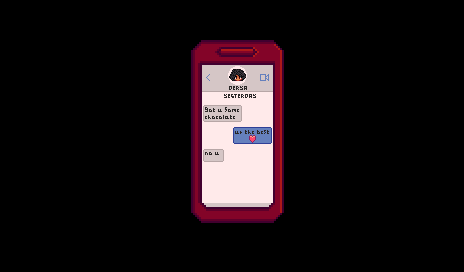

The image is a tile-based game level rendered from a .tmx file. Its description and complete source (layers, tilesets, objects, tile grids) follow:
An orthogonal 29x17 tile map with 16x16 px tiles, 4 tile layers (Back, Buildings, Paths, Front).

<map version="1.4" tiledversion="1.4.3" orientation="orthogonal" renderorder="right-down" width="29" height="17" tilewidth="16" tileheight="16" infinite="0" nextlayerid="9" nextobjectid="1">
 <tileset firstgid="1" name="zPhone_CG" tilewidth="16" tileheight="16" tilecount="2520" columns="28">
  <image source="zPhone_CG.png" width="448" height="1440" />
  <tile id="123">
   <animation>
    <frame tileid="123" duration="2000" />
    <frame tileid="543" duration="2000" />
    <frame tileid="963" duration="2000" />
    <frame tileid="1383" duration="2000" />
    <frame tileid="1803" duration="2000" />
    <frame tileid="2223" duration="2000" />
   </animation>
  </tile>
  <tile id="124">
   <animation>
    <frame tileid="124" duration="2000" />
    <frame tileid="544" duration="2000" />
    <frame tileid="964" duration="2000" />
    <frame tileid="1384" duration="2000" />
    <frame tileid="1804" duration="2000" />
    <frame tileid="2224" duration="2000" />
   </animation>
  </tile>
  <tile id="125">
   <animation>
    <frame tileid="125" duration="2000" />
    <frame tileid="545" duration="2000" />
    <frame tileid="965" duration="2000" />
    <frame tileid="1385" duration="2000" />
    <frame tileid="1805" duration="2000" />
    <frame tileid="2225" duration="2000" />
   </animation>
  </tile>
  <tile id="126">
   <animation>
    <frame tileid="126" duration="2000" />
    <frame tileid="546" duration="2000" />
    <frame tileid="966" duration="2000" />
    <frame tileid="1386" duration="2000" />
    <frame tileid="1806" duration="2000" />
    <frame tileid="2226" duration="2000" />
   </animation>
  </tile>
  <tile id="127">
   <animation>
    <frame tileid="127" duration="2000" />
    <frame tileid="547" duration="2000" />
    <frame tileid="967" duration="2000" />
    <frame tileid="1387" duration="2000" />
    <frame tileid="1807" duration="2000" />
    <frame tileid="2227" duration="2000" />
   </animation>
  </tile>
  <tile id="151">
   <animation>
    <frame tileid="151" duration="2000" />
    <frame tileid="571" duration="2000" />
    <frame tileid="991" duration="2000" />
    <frame tileid="1411" duration="2000" />
    <frame tileid="1831" duration="2000" />
    <frame tileid="2251" duration="2000" />
   </animation>
  </tile>
  <tile id="152">
   <animation>
    <frame tileid="152" duration="2000" />
    <frame tileid="572" duration="2000" />
    <frame tileid="992" duration="2000" />
    <frame tileid="1412" duration="2000" />
    <frame tileid="1832" duration="2000" />
    <frame tileid="2252" duration="2000" />
   </animation>
  </tile>
  <tile id="153">
   <animation>
    <frame tileid="153" duration="2000" />
    <frame tileid="573" duration="2000" />
    <frame tileid="993" duration="2000" />
    <frame tileid="1413" duration="2000" />
    <frame tileid="1833" duration="2000" />
    <frame tileid="2253" duration="2000" />
   </animation>
  </tile>
  <tile id="154">
   <animation>
    <frame tileid="154" duration="2000" />
    <frame tileid="574" duration="2000" />
    <frame tileid="994" duration="2000" />
    <frame tileid="1414" duration="2000" />
    <frame tileid="1834" duration="2000" />
    <frame tileid="2254" duration="2000" />
   </animation>
  </tile>
  <tile id="155">
   <animation>
    <frame tileid="155" duration="2000" />
    <frame tileid="575" duration="2000" />
    <frame tileid="995" duration="2000" />
    <frame tileid="1415" duration="2000" />
    <frame tileid="1835" duration="2000" />
    <frame tileid="2255" duration="2000" />
   </animation>
  </tile>
  <tile id="179">
   <animation>
    <frame tileid="179" duration="2000" />
    <frame tileid="599" duration="2000" />
    <frame tileid="1019" duration="2000" />
    <frame tileid="1439" duration="2000" />
    <frame tileid="1859" duration="2000" />
    <frame tileid="2279" duration="2000" />
   </animation>
  </tile>
  <tile id="180">
   <animation>
    <frame tileid="180" duration="2000" />
    <frame tileid="600" duration="2000" />
    <frame tileid="1020" duration="2000" />
    <frame tileid="1440" duration="2000" />
    <frame tileid="1860" duration="2000" />
    <frame tileid="2280" duration="2000" />
   </animation>
  </tile>
  <tile id="181">
   <animation>
    <frame tileid="181" duration="2000" />
    <frame tileid="601" duration="2000" />
    <frame tileid="1021" duration="2000" />
    <frame tileid="1441" duration="2000" />
    <frame tileid="1861" duration="2000" />
    <frame tileid="2281" duration="2000" />
   </animation>
  </tile>
  <tile id="182">
   <animation>
    <frame tileid="182" duration="2000" />
    <frame tileid="602" duration="2000" />
    <frame tileid="1022" duration="2000" />
    <frame tileid="1442" duration="2000" />
    <frame tileid="1862" duration="2000" />
    <frame tileid="2282" duration="2000" />
   </animation>
  </tile>
  <tile id="183">
   <animation>
    <frame tileid="183" duration="2000" />
    <frame tileid="603" duration="2000" />
    <frame tileid="1023" duration="2000" />
    <frame tileid="1443" duration="2000" />
    <frame tileid="1863" duration="2000" />
    <frame tileid="2283" duration="2000" />
   </animation>
  </tile>
  <tile id="207">
   <animation>
    <frame tileid="207" duration="2000" />
    <frame tileid="627" duration="2000" />
    <frame tileid="1047" duration="2000" />
    <frame tileid="1467" duration="2000" />
    <frame tileid="1887" duration="2000" />
    <frame tileid="2307" duration="2000" />
   </animation>
  </tile>
  <tile id="208">
   <animation>
    <frame tileid="208" duration="2000" />
    <frame tileid="628" duration="2000" />
    <frame tileid="1048" duration="2000" />
    <frame tileid="1468" duration="2000" />
    <frame tileid="1888" duration="2000" />
    <frame tileid="2308" duration="2000" />
   </animation>
  </tile>
  <tile id="209">
   <animation>
    <frame tileid="209" duration="2000" />
    <frame tileid="629" duration="2000" />
    <frame tileid="1049" duration="2000" />
    <frame tileid="1469" duration="2000" />
    <frame tileid="1889" duration="2000" />
    <frame tileid="2309" duration="2000" />
   </animation>
  </tile>
  <tile id="210">
   <animation>
    <frame tileid="210" duration="2000" />
    <frame tileid="630" duration="2000" />
    <frame tileid="1050" duration="2000" />
    <frame tileid="1470" duration="2000" />
    <frame tileid="1890" duration="2000" />
    <frame tileid="2310" duration="2000" />
   </animation>
  </tile>
  <tile id="211">
   <animation>
    <frame tileid="211" duration="2000" />
    <frame tileid="631" duration="2000" />
    <frame tileid="1051" duration="2000" />
    <frame tileid="1471" duration="2000" />
    <frame tileid="1891" duration="2000" />
    <frame tileid="2311" duration="2000" />
   </animation>
  </tile>
  <tile id="235">
   <animation>
    <frame tileid="235" duration="2000" />
    <frame tileid="655" duration="2000" />
    <frame tileid="1075" duration="2000" />
    <frame tileid="1495" duration="2000" />
    <frame tileid="1915" duration="2000" />
    <frame tileid="2335" duration="2000" />
   </animation>
  </tile>
  <tile id="236">
   <animation>
    <frame tileid="236" duration="2000" />
    <frame tileid="656" duration="2000" />
    <frame tileid="1076" duration="2000" />
    <frame tileid="1496" duration="2000" />
    <frame tileid="1916" duration="2000" />
    <frame tileid="2336" duration="2000" />
   </animation>
  </tile>
  <tile id="237">
   <animation>
    <frame tileid="237" duration="2000" />
    <frame tileid="657" duration="2000" />
    <frame tileid="1077" duration="2000" />
    <frame tileid="1497" duration="2000" />
    <frame tileid="1917" duration="2000" />
    <frame tileid="2337" duration="2000" />
   </animation>
  </tile>
  <tile id="238">
   <animation>
    <frame tileid="238" duration="2000" />
    <frame tileid="658" duration="2000" />
    <frame tileid="1078" duration="2000" />
    <frame tileid="1498" duration="2000" />
    <frame tileid="1918" duration="2000" />
    <frame tileid="2338" duration="2000" />
   </animation>
  </tile>
  <tile id="239">
   <animation>
    <frame tileid="239" duration="2000" />
    <frame tileid="659" duration="2000" />
    <frame tileid="1079" duration="2000" />
    <frame tileid="1499" duration="2000" />
    <frame tileid="1919" duration="2000" />
    <frame tileid="2339" duration="2000" />
   </animation>
  </tile>
  <tile id="263">
   <animation>
    <frame tileid="263" duration="2000" />
    <frame tileid="683" duration="2000" />
    <frame tileid="1103" duration="2000" />
    <frame tileid="1523" duration="2000" />
    <frame tileid="1943" duration="2000" />
    <frame tileid="2363" duration="2000" />
   </animation>
  </tile>
  <tile id="264">
   <animation>
    <frame tileid="264" duration="2000" />
    <frame tileid="684" duration="2000" />
    <frame tileid="1104" duration="2000" />
    <frame tileid="1524" duration="2000" />
    <frame tileid="1944" duration="2000" />
    <frame tileid="2364" duration="2000" />
   </animation>
  </tile>
  <tile id="265">
   <animation>
    <frame tileid="265" duration="2000" />
    <frame tileid="685" duration="2000" />
    <frame tileid="1105" duration="2000" />
    <frame tileid="1525" duration="2000" />
    <frame tileid="1945" duration="2000" />
    <frame tileid="2365" duration="2000" />
   </animation>
  </tile>
  <tile id="266">
   <animation>
    <frame tileid="266" duration="2000" />
    <frame tileid="686" duration="2000" />
    <frame tileid="1106" duration="2000" />
    <frame tileid="1526" duration="2000" />
    <frame tileid="1946" duration="2000" />
    <frame tileid="2366" duration="2000" />
   </animation>
  </tile>
  <tile id="267">
   <animation>
    <frame tileid="267" duration="2000" />
    <frame tileid="687" duration="2000" />
    <frame tileid="1107" duration="2000" />
    <frame tileid="1527" duration="2000" />
    <frame tileid="1947" duration="2000" />
    <frame tileid="2367" duration="2000" />
   </animation>
  </tile>
  <tile id="291">
   <animation>
    <frame tileid="291" duration="2000" />
    <frame tileid="711" duration="2000" />
    <frame tileid="1131" duration="2000" />
    <frame tileid="1551" duration="2000" />
    <frame tileid="1971" duration="2000" />
    <frame tileid="2391" duration="2000" />
   </animation>
  </tile>
  <tile id="292">
   <animation>
    <frame tileid="292" duration="2000" />
    <frame tileid="712" duration="2000" />
    <frame tileid="1132" duration="2000" />
    <frame tileid="1552" duration="2000" />
    <frame tileid="1972" duration="2000" />
    <frame tileid="2392" duration="2000" />
   </animation>
  </tile>
  <tile id="293">
   <animation>
    <frame tileid="293" duration="2000" />
    <frame tileid="713" duration="2000" />
    <frame tileid="1133" duration="2000" />
    <frame tileid="1553" duration="2000" />
    <frame tileid="1973" duration="2000" />
    <frame tileid="2393" duration="2000" />
   </animation>
  </tile>
  <tile id="294">
   <animation>
    <frame tileid="294" duration="2000" />
    <frame tileid="714" duration="2000" />
    <frame tileid="1134" duration="2000" />
    <frame tileid="1554" duration="2000" />
    <frame tileid="1974" duration="2000" />
    <frame tileid="2394" duration="2000" />
   </animation>
  </tile>
  <tile id="295">
   <animation>
    <frame tileid="295" duration="2000" />
    <frame tileid="715" duration="2000" />
    <frame tileid="1135" duration="2000" />
    <frame tileid="1555" duration="2000" />
    <frame tileid="1975" duration="2000" />
    <frame tileid="2395" duration="2000" />
   </animation>
  </tile>
  <tile id="319">
   <animation>
    <frame tileid="319" duration="2000" />
    <frame tileid="739" duration="2000" />
    <frame tileid="1159" duration="2000" />
    <frame tileid="1579" duration="2000" />
    <frame tileid="1999" duration="2000" />
    <frame tileid="2419" duration="2000" />
   </animation>
  </tile>
  <tile id="320">
   <animation>
    <frame tileid="320" duration="2000" />
    <frame tileid="740" duration="2000" />
    <frame tileid="1160" duration="2000" />
    <frame tileid="1580" duration="2000" />
    <frame tileid="2000" duration="2000" />
    <frame tileid="2420" duration="2000" />
   </animation>
  </tile>
  <tile id="321">
   <animation>
    <frame tileid="321" duration="2000" />
    <frame tileid="741" duration="2000" />
    <frame tileid="1161" duration="2000" />
    <frame tileid="1581" duration="2000" />
    <frame tileid="2001" duration="2000" />
    <frame tileid="2421" duration="2000" />
   </animation>
  </tile>
  <tile id="322">
   <animation>
    <frame tileid="322" duration="2000" />
    <frame tileid="742" duration="2000" />
    <frame tileid="1162" duration="2000" />
    <frame tileid="1582" duration="2000" />
    <frame tileid="2002" duration="2000" />
    <frame tileid="2422" duration="2000" />
   </animation>
  </tile>
  <tile id="323">
   <animation>
    <frame tileid="323" duration="2000" />
    <frame tileid="743" duration="2000" />
    <frame tileid="1163" duration="2000" />
    <frame tileid="1583" duration="2000" />
    <frame tileid="2003" duration="2000" />
    <frame tileid="2423" duration="2000" />
   </animation>
  </tile>
 </tileset>
 <layer id="1" name="Back" width="29" height="17">
  <data encoding="csv">
85,85,85,85,85,85,85,85,85,85,85,85,85,85,85,85,85,85,85,85,85,85,85,85,85,85,85,85,85,
85,1,2,3,4,5,6,7,8,9,10,11,12,13,14,15,16,17,18,19,20,21,22,23,24,25,85,27,28,
85,29,30,31,32,33,34,35,36,37,38,39,40,41,42,43,44,45,46,47,48,49,50,51,52,53,85,55,56,
85,57,58,59,60,61,62,63,64,65,66,67,68,69,70,71,72,73,74,75,76,77,78,79,80,81,85,83,84,
85,85,86,87,88,89,90,91,92,93,94,95,96,97,98,99,100,101,102,103,104,105,106,107,108,109,85,111,112,
85,113,114,115,116,117,118,119,120,121,122,123,124,125,126,127,128,129,130,131,132,133,134,135,136,137,85,139,140,
85,141,142,143,144,145,146,147,148,149,150,151,152,153,154,155,156,157,158,159,160,161,162,163,164,165,85,167,168,
85,169,170,171,172,173,174,175,176,177,178,179,180,181,182,183,184,185,186,187,188,189,190,191,192,193,85,195,196,
85,197,198,199,200,201,202,203,204,205,206,207,208,209,210,211,212,213,214,215,216,217,218,219,220,221,85,85,224,
85,225,226,227,228,229,230,231,232,233,234,235,236,237,238,239,240,241,242,243,244,245,246,247,248,249,250,85,252,
85,253,254,255,256,257,258,259,260,261,262,263,264,265,266,267,268,269,270,271,272,273,274,275,276,277,278,85,280,
85,281,282,283,284,285,286,287,288,289,290,291,292,293,294,295,296,297,298,299,300,301,302,303,304,305,306,85,308,
85,309,310,311,312,313,314,315,316,317,318,319,320,321,322,323,324,325,326,327,328,329,330,331,332,333,334,85,336,
85,85,338,339,340,341,342,343,344,345,346,347,348,349,350,351,352,353,354,355,356,357,358,359,360,361,362,85,85,
85,85,85,85,85,85,85,85,85,85,374,375,376,377,378,379,380,381,382,383,384,385,386,387,388,389,390,391,85,
85,85,85,85,396,397,398,399,400,85,85,85,85,85,85,85,85,85,410,411,412,413,414,415,416,417,418,419,85,
85,85,85,85,85,85,85,85,85,85,85,85,85,85,85,85,85,85,85,85,85,85,85,85,85,85,85,85,85
</data>
 </layer>
 <objectgroup id="2" name="Back" />
 <layer id="3" name="Buildings" width="29" height="17">
  <data encoding="csv">
0,0,0,0,0,0,0,0,0,0,0,0,0,0,0,0,0,0,0,0,0,0,0,0,0,0,0,0,0,
0,0,0,0,0,0,0,0,0,0,0,0,0,0,0,0,0,0,0,0,0,0,0,0,0,0,0,0,0,
0,0,0,0,0,0,0,0,0,0,0,0,0,0,0,0,0,0,0,0,0,0,0,0,0,0,0,0,0,
0,0,0,0,0,0,0,0,0,0,0,0,0,0,0,0,0,0,0,0,0,0,0,0,0,0,0,0,0,
0,0,0,0,0,0,0,0,0,0,0,0,0,0,0,0,0,0,0,0,0,0,0,0,0,0,0,0,0,
0,0,0,0,0,0,0,0,0,0,0,0,0,0,0,0,0,0,0,0,0,0,0,0,0,0,0,0,0,
0,0,0,0,0,0,0,0,0,0,0,0,0,0,0,0,0,0,0,0,0,0,0,0,0,0,0,0,0,
0,0,0,0,0,0,0,0,0,0,0,0,0,0,0,0,0,0,0,0,0,0,0,0,0,0,0,0,0,
0,0,0,0,0,0,0,0,0,0,0,0,0,0,0,0,0,0,0,0,0,0,0,0,0,0,0,0,0,
0,0,0,0,0,0,0,0,0,0,0,0,0,0,0,0,0,0,0,0,0,0,0,0,0,0,0,0,0,
0,0,0,0,0,0,0,0,0,0,0,0,0,0,0,0,0,0,0,0,0,0,0,0,0,0,0,0,0,
0,0,0,0,0,0,0,0,0,0,0,0,0,0,0,0,0,0,0,0,0,0,0,0,0,0,0,0,0,
0,0,0,0,0,0,0,0,0,0,0,0,0,0,0,0,0,0,0,0,0,0,0,0,0,0,0,0,0,
0,0,0,0,0,0,0,0,0,0,0,0,0,0,0,0,0,0,0,0,0,0,0,0,0,0,0,0,0,
0,0,0,0,0,0,0,0,0,0,0,0,0,0,0,0,0,0,0,0,0,0,0,0,0,0,0,0,0,
0,0,0,0,0,0,0,0,0,0,0,0,0,0,0,0,0,0,0,0,0,0,0,0,0,0,0,0,0,
0,0,0,0,0,0,0,0,0,0,0,0,0,0,0,0,0,0,0,0,0,0,0,0,0,0,0,0,0
</data>
 </layer>
 <objectgroup id="4" name="Buildings" />
 <layer id="5" name="Paths" width="29" height="17">
  <data encoding="csv">
0,0,0,0,0,0,0,0,0,0,0,0,0,0,0,0,0,0,0,0,0,0,0,0,0,0,0,0,0,
0,0,0,0,0,0,0,0,0,0,0,0,0,0,0,0,0,0,0,0,0,0,0,0,0,0,0,0,0,
0,0,0,0,0,0,0,0,0,0,0,0,0,0,0,0,0,0,0,0,0,0,0,0,0,0,0,0,0,
0,0,0,0,0,0,0,0,0,0,0,0,0,0,0,0,0,0,0,0,0,0,0,0,0,0,0,0,0,
0,0,0,0,0,0,0,0,0,0,0,0,0,0,0,0,0,0,0,0,0,0,0,0,0,0,0,0,0,
0,0,0,0,0,0,0,0,0,0,0,0,0,0,0,0,0,0,0,0,0,0,0,0,0,0,0,0,0,
0,0,0,0,0,0,0,0,0,0,0,0,0,0,0,0,0,0,0,0,0,0,0,0,0,0,0,0,0,
0,0,0,0,0,0,0,0,0,0,0,0,0,0,0,0,0,0,0,0,0,0,0,0,0,0,0,0,0,
0,0,0,0,0,0,0,0,0,0,0,0,0,0,0,0,0,0,0,0,0,0,0,0,0,0,0,0,0,
0,0,0,0,0,0,0,0,0,0,0,0,0,0,0,0,0,0,0,0,0,0,0,0,0,0,0,0,0,
0,0,0,0,0,0,0,0,0,0,0,0,0,0,0,0,0,0,0,0,0,0,0,0,0,0,0,0,0,
0,0,0,0,0,0,0,0,0,0,0,0,0,0,0,0,0,0,0,0,0,0,0,0,0,0,0,0,0,
0,0,0,0,0,0,0,0,0,0,0,0,0,0,0,0,0,0,0,0,0,0,0,0,0,0,0,0,0,
0,0,0,0,0,0,0,0,0,0,0,0,0,0,0,0,0,0,0,0,0,0,0,0,0,0,0,0,0,
0,0,0,0,0,0,0,0,0,0,0,0,0,0,0,0,0,0,0,0,0,0,0,0,0,0,0,0,0,
0,0,0,0,0,0,0,0,0,0,0,0,0,0,0,0,0,0,0,0,0,0,0,0,0,0,0,0,0,
0,0,0,0,0,0,0,0,0,0,0,0,0,0,0,0,0,0,0,0,0,0,0,0,0,0,0,0,0
</data>
 </layer>
 <objectgroup id="6" name="Paths" />
 <layer id="7" name="Front" width="29" height="17">
  <data encoding="csv">
0,0,0,0,0,0,0,0,0,0,0,0,0,0,0,0,0,0,0,0,0,0,0,0,0,0,0,0,0,
0,0,0,0,0,0,0,0,0,0,0,0,0,0,0,0,0,0,0,0,0,0,0,0,0,0,0,0,0,
0,0,0,0,0,0,0,0,0,0,0,0,0,0,0,0,0,0,0,0,0,0,0,0,0,0,0,0,0,
0,0,0,0,0,0,0,0,0,0,0,0,0,0,0,0,0,0,0,0,0,0,0,0,0,0,0,0,0,
0,0,0,0,0,0,0,0,0,0,0,0,0,0,0,0,0,0,0,0,0,0,0,0,0,0,0,0,0,
0,0,0,0,0,0,0,0,0,0,0,0,0,0,0,0,0,0,0,0,0,0,0,0,0,0,0,0,0,
0,0,0,0,0,0,0,0,0,0,0,0,0,0,0,0,0,0,0,0,0,0,0,0,0,0,0,0,0,
0,0,0,0,0,0,0,0,0,0,0,0,0,0,0,0,0,0,0,0,0,0,0,0,0,0,0,0,0,
0,0,0,0,0,0,0,0,0,0,0,0,0,0,0,0,0,0,0,0,0,0,0,0,0,0,0,0,0,
0,0,0,0,0,0,0,0,0,0,0,0,0,0,0,0,0,0,0,0,0,0,0,0,0,0,0,0,0,
0,0,0,0,0,0,0,0,0,0,0,0,0,0,0,0,0,0,0,0,0,0,0,0,0,0,0,0,0,
0,0,0,0,0,0,0,0,0,0,0,0,0,0,0,0,0,0,0,0,0,0,0,0,0,0,0,0,0,
0,0,0,0,0,0,0,0,0,0,0,0,0,0,0,0,0,0,0,0,0,0,0,0,0,0,0,0,0,
0,0,0,0,0,0,0,0,0,0,0,0,0,0,0,0,0,0,0,0,0,0,0,0,0,0,0,0,0,
0,0,0,0,0,0,0,0,0,0,0,0,0,0,0,0,0,0,0,0,0,0,0,0,0,0,0,0,0,
0,0,0,0,0,0,0,0,0,0,0,0,0,0,0,0,0,0,0,0,0,0,0,0,0,0,0,0,0,
0,0,0,0,0,0,0,0,0,0,0,0,0,0,0,0,0,0,0,0,0,0,0,0,0,0,0,0,0
</data>
 </layer>
 <objectgroup id="8" name="Front" />
</map>
